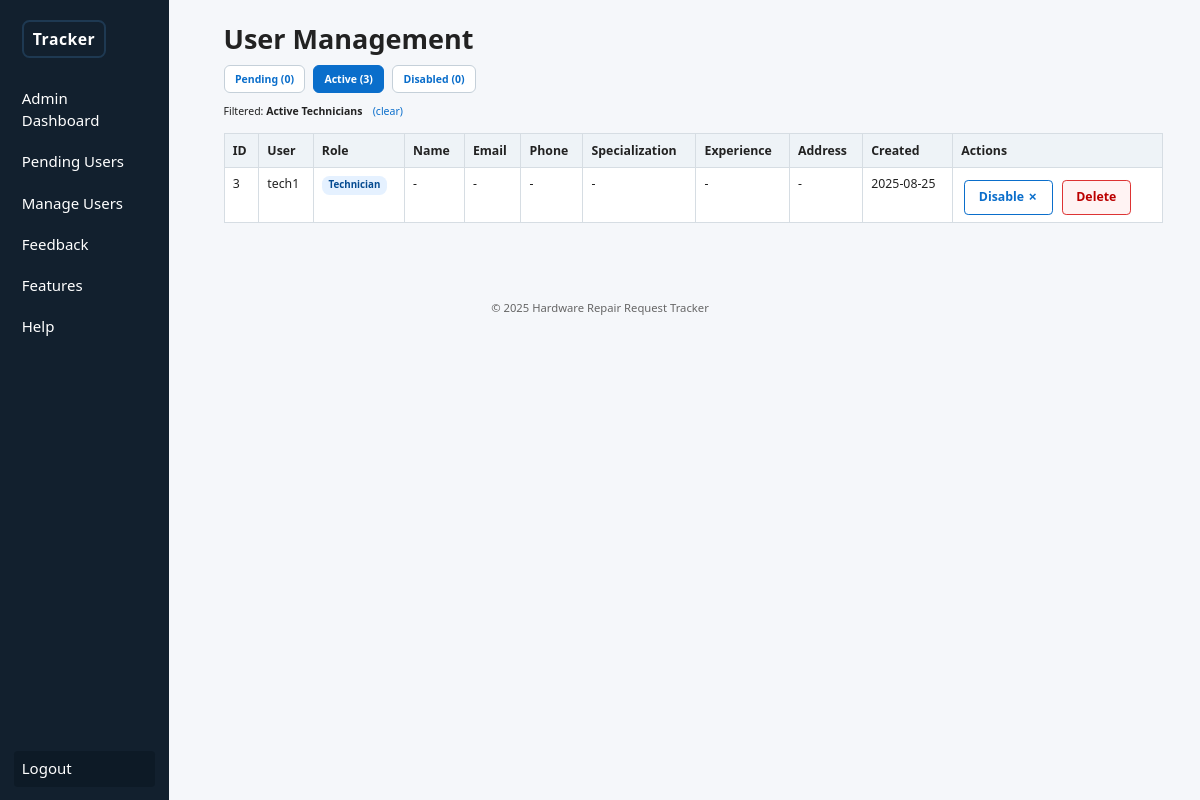
Page /admin/users_manage.php?filter=active_techs (signed in) on the earlier database version.
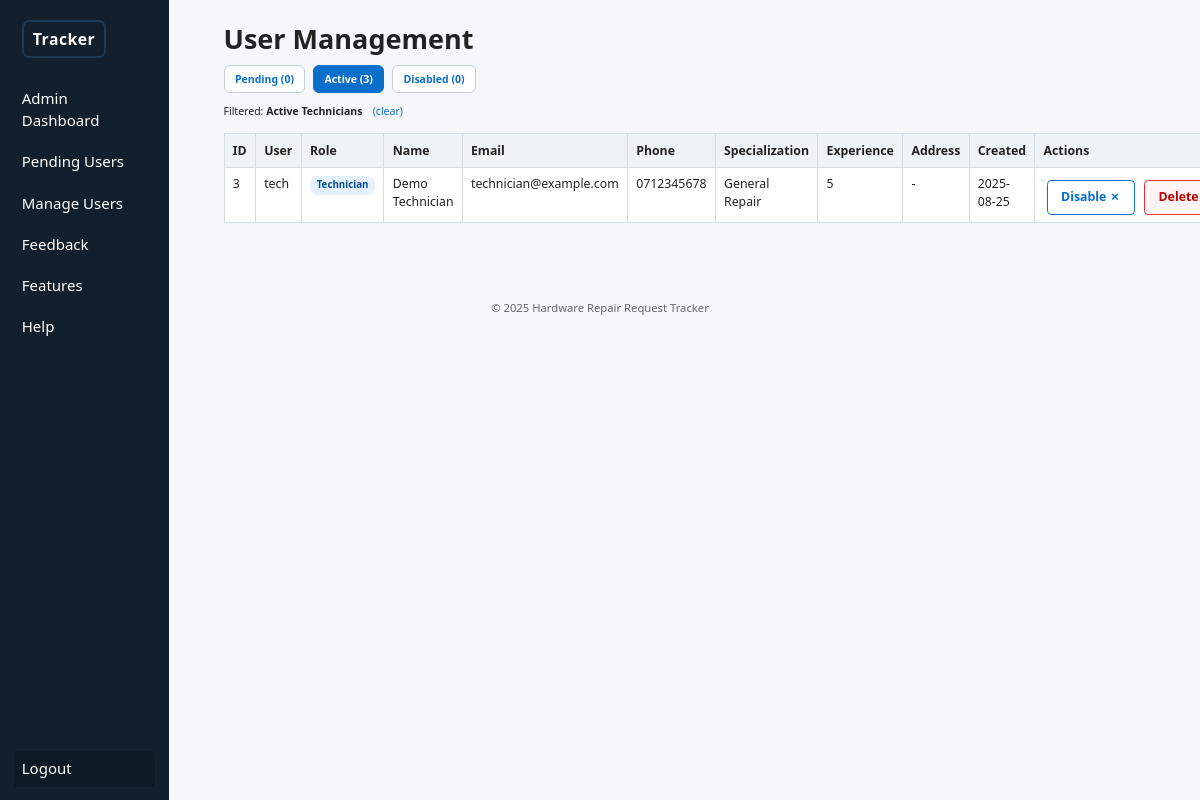
Same page on the later database version.
### tables this page shows
CREATE TABLE users (
  user_id INT AUTO_INCREMENT PRIMARY KEY,
  username VARCHAR(50) NOT NULL UNIQUE,
  password VARCHAR(255) NOT NULL,
  role ENUM('admin','user','technician') NOT NULL DEFAULT 'user',
  status ENUM('pending','approved','rejected') NOT NULL DEFAULT 'pending',
  is_disabled TINYINT(1) NOT NULL DEFAULT 0,
  created_at TIMESTAMP DEFAULT CURRENT_TIMESTAMP
);

CREATE TABLE technician_profile (
  technician_id INT PRIMARY KEY,
  full_name VARCHAR(120) NOT NULL,
  phone VARCHAR(20) NOT NULL,
  email VARCHAR(120),
  specialization VARCHAR(120),
  experience_years INT DEFAULT 0,
  availability_notes VARCHAR(255),
  CONSTRAINT fk_tech_profile_user FOREIGN KEY (technician_id) REFERENCES users(user_id) ON DELETE CASCADE
);

### admin/users_manage.php (the view, shortened to what this page needs)
<?php require_once __DIR__ . '/../config.php';
require_once __DIR__ . '/../db.php';
$tab = $_GET['tab'] ?? 'active';
$roleFilter = null;
if (isset($_GET['filter'])) {
  if ($_GET['filter'] === 'active_customers') {
    $tab = 'active';
    $roleFilter = 'user';
  } elseif ($_GET['filter'] === 'active_techs') {
    $tab = 'active';
    $roleFilter = 'technician';
  }
}
$baseQuery = "SELECT u.user_id,u.username,u.role,u.status,u.is_disabled,u.created_at,
  cp.full_name AS c_full_name, cp.phone AS c_phone, cp.email AS c_email, cp.address AS c_address,
  tp.full_name AS t_full_name, tp.phone AS t_phone, tp.email AS t_email, tp.specialization, tp.experience_years, tp.availability_notes
  FROM users u
  LEFT JOIN customer_profile cp ON u.user_id = cp.customer_id
  LEFT JOIN technician_profile tp ON u.user_id = tp.technician_id";
switch ($tab) {
  default:
    $q = $baseQuery . " WHERE status='approved' AND (is_disabled=0 OR is_disabled IS NULL)";
    if ($roleFilter) {
      $q .= " AND role='" . $mysqli->real_escape_string($roleFilter) . "'";
    }
    $q .= " ORDER BY created_at DESC";
    $tab = 'active';
}
$users = $mysqli->query($q);
$cntPending = $mysqli->query("SELECT COUNT(*) c FROM users WHERE status='pending'")->fetch_assoc()['c'];
$cntActive = $mysqli->query("SELECT COUNT(*) c FROM users WHERE status='approved' AND (is_disabled=0 OR is_disabled IS NULL)")->fetch_assoc()['c'];
$cntDisabled = $mysqli->query("SELECT COUNT(*) c FROM users WHERE is_disabled=1")->fetch_assoc()['c'];
?>
<?php include __DIR__ . '/../partials/header.php'; ?>
<h1>User Management</h1>
<div class="tabs" style="margin-top:.5rem;margin-bottom:.75rem;display:flex;gap:.5rem;flex-wrap:wrap;">
  <a class="tab-link<?= $tab === 'pending' ? ' active' : '' ?>" href="?tab=pending">Pending (<?= $cntPending ?>)</a>
  <a class="tab-link<?= $tab === 'active' ? ' active' : '' ?>" href="?tab=active">Active (<?= $cntActive ?>)</a>
  <a class="tab-link<?= $tab === 'disabled' ? ' active' : '' ?>" href="?tab=disabled">Disabled (<?= $cntDisabled ?>)</a>
</div>
<?php if ($roleFilter): ?>
  <div style="margin:.3rem 0 .5rem;font-size:.7rem;">Filtered: <strong><?= $roleFilter === 'user' ? 'Active Customers' : 'Active Technicians' ?></strong> <a href="users_manage.php?tab=active" style="margin-left:.5rem;">(clear)</a></div>
<?php endif; ?>
<table class="table">
  <tr>
    <th>ID</th>
    <th>User</th>
    <th>Role</th>
    <th>Name</th>
    <th>Email</th>
    <th>Phone</th>
    <th>Specialization</th>
    <th>Experience</th>
    <th>Address</th>
    <th>Created</th>
    <th>Actions</th>
  </tr>
  <?php while ($u = $users->fetch_assoc()): ?>
    <tr>
      <td><?= $u['user_id'] ?></td>
      <td><?= htmlspecialchars($u['username']) ?></td>
      <td><span class="role-badge role-<?= $u['role'] ?>"><?= $u['role'] ?></span></td>
      <td><?php
          if ($u['role'] === 'user') {
            echo htmlspecialchars($u['c_full_name'] ?? '-');
          } elseif ($u['role'] === 'technician') {
            echo htmlspecialchars($u['t_full_name'] ?? '-');
          } else {
            echo '-';
          }
        ?></td>
      <td><?= htmlspecialchars($u['c_email'] ?? $u['t_email'] ?? '-') ?></td>
      <td><?= htmlspecialchars($u['c_phone'] ?? $u['t_phone'] ?? '-') ?></td>
      <td><?= htmlspecialchars($u['specialization'] ?? '-') ?></td>
      <td><?= $u['experience_years'] !== null ? (int)$u['experience_years'] : '-' ?></td>
  <td><?= htmlspecialchars($u['c_address'] ?? '-') ?></td>
      <td><?= substr($u['created_at'], 0, 10) ?></td>
      <td style="white-space:nowrap;">
        <?php if ($u['role'] != 'admin'): ?>
          <?php if (!$u['is_disabled']): ?>
            <a class="btn outline" href="?disable=<?= $u['user_id'] ?>">Disable ✗</a>
          <?php else: ?>
            <a class="btn" href="?enable=<?= $u['user_id'] ?>">Enable ↺</a>
          <?php endif; ?>
          <a class="btn outline" style="background:#fff3f3;border-color:#d33;color:#b00" href="?delete=<?= $u['user_id'] ?>" onclick="return confirm('Delete user?');">Delete</a>
        <?php endif; ?>
      </td>
    </tr>
  <?php endwhile; ?>
</table>
<?php include __DIR__ . '/../partials/footer.php'; ?>

Differences in the rows shown:
no longer on this page (row edited): users: user_id "3", username "tech1", role "Technician", t_full_name "-", c_email "-", c_phone "-", specialization "-", c_address "-", created_at "2025-08-25"
added technician_profile: technician_id.user_id "3", technician_id.username "tech", technician_id.role "Technician", full_name "Demo Technician", email "technician@example.com", phone "0712345678", specialization "General Repair", experience_years "5", c_address "-", technician_id.created_at "2025-08-25"
